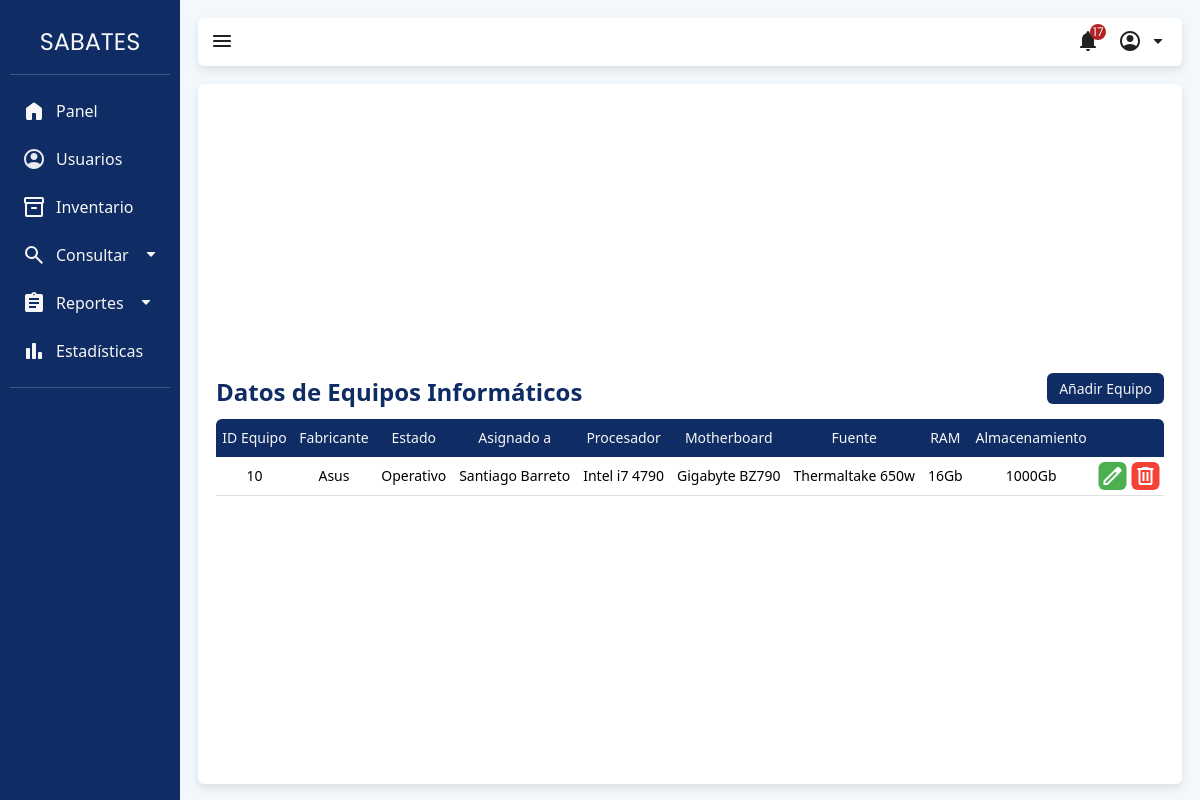
Page /index.php?view=pcTable (signed in) on the committed database.
### tables this page shows
CREATE TABLE `equipo_informatico` (
  `id_equipo_informatico` int(11) NOT NULL,
  `fabricante_equipo_informatico` varchar(25) NOT NULL,
  `id_estado_equipo` int(11) NOT NULL,
  `id_persona` int(11) DEFAULT NULL
);

CREATE TABLE `estado_equipo_informatico` (
  `id_estado_equipo_informatico` int(11) NOT NULL,
  `estado_equipo_informatico` varchar(25) NOT NULL
);

CREATE TABLE `persona` (
  `id_persona` int(11) NOT NULL,
  `nombre` varchar(30) NOT NULL,
  `apellido` varchar(30) NOT NULL,
  `cedula` int(8) NOT NULL,
  `correo` varchar(100) NOT NULL,
  `id_departamento` int(11) NOT NULL,
  `id_sexo` int(11) NOT NULL,
  `fecha_nac` date NOT NULL,
  `id_usuario` int(11) DEFAULT NULL
);

### app/models/DB.php (called while the page is built, shortened)
<?php
class DataBase {
    protected static $instance;
    public static function getInstance() {
        if (!isset(self::$instance)) {
            try {
                $dsn = DB_MANAGER . ":host=" . DB_HOST . ";dbname=" . DB_NAME;
                self::$instance = new PDO($dsn, DB_USER, DB_PASS);
                self::$instance->setAttribute(PDO::ATTR_ERRMODE, PDO::ERRMODE_EXCEPTION);
            } catch (PDOException $e) {
                throw new Exception('Error al conectarse al servidor de BD', 0);
            }
        }
        return self::$instance;
    }
}

### app/models/pcModel.php (called while the page is built, shortened)
<?php
include_once("app\models\DB.php");
class pcModel
{
    private $db;
    public function __construct()
    {
        $this->db = DataBase::getInstance();
    }
    public function readAll()
    {
        try {
            $sql = "SELECT ei.*,
                           p.fabricante_procesador, p.nombre_procesador, p.nucleos, p.frecuencia AS frecuencia_procesador,
                           m.modelo_motherboard, m.fabricante_motherboard,
                           f.fabricante_fuente_poder, f.wattage AS wattage,
                           SUM(r.capacidad_ram) AS capacidad_ram_total,
                           per.nombre, per.apellido,
                           est.estado_equipo_informatico AS estado_equipo_informatico,
                           SUM(a.capacidad_almacenamiento) AS almacenamiento_total
                    FROM equipo_informatico ei
                    JOIN procesador p ON ei.id_equipo_informatico = p.id_equipo_informatico_procesador
                    JOIN motherboard m ON ei.id_equipo_informatico = m.id_equipo_informatico_motherboard
                    JOIN fuente_poder f ON ei.id_equipo_informatico = f.id_equipo_informatico_fuente
                    JOIN ram r ON ei.id_equipo_informatico = r.id_equipo_informatico_ram
                    JOIN almacenamiento a ON ei.id_equipo_informatico = a.id_equipo_informatico_almacenamiento
                    JOIN persona per ON ei.id_persona = per.id_persona
                    JOIN estado_equipo_informatico est ON ei.id_estado_equipo = est.id_estado_equipo_informatico
                    GROUP BY ei.id_equipo_informatico";
            $stmt = $this->db->query($sql);
            return $stmt->fetchAll(PDO::FETCH_ASSOC);
        } catch (PDOException $e) {
            echo "Error: " . $e->getMessage();
            return [];
        }
    }
}

### app/views/content/pcTable-view.php (the view)
<?php
require_once('app/models/pcModel.php');
$pcModel = new pcModel();
$pcs = $pcModel->readAll();
?>
<div class="view-box">
    <div class="table-heading">
        <h3 class="h3">Datos de Equipos Informáticos</h3>
        <a href="index.php?view=pcForm">
            <button class="table-button">Añadir Equipo</button>
        </a>
    </div>
    <table class="table">
        <thead class="table-head">
            <tr>
                <th scope="col">ID Equipo</th>
                <th scope="col">Fabricante</th>
                <th scope="col">Estado</th>
                <th scope="col">Asignado a</th>
                <th scope="col">Procesador</th>
                <th scope="col">Motherboard</th>
                <th scope="col">Fuente</th>
                <th scope="col">RAM</th>
                <th scope="col">Almacenamiento</th>
                <th scope="col"><i></i></th>
            </tr>
        </thead>
        <tbody id="table-body" class="table-body">
            <?php foreach ($pcs as $key => $item) { ?>
                <tr class="table-row">
                    <td><?php echo $item["id_equipo_informatico"]; ?></td>
                    <td><?php echo $item["fabricante_equipo_informatico"]; ?></td>
                    <td><?php echo $item["estado_equipo_informatico"]; ?></td>
                    <td><?php echo $item["nombre"] . ' ' . $item["apellido"]; ?></td>
                    <td><?php echo $item["fabricante_procesador"] . ' ' . $item["nombre_procesador"]; ?></td>
                    <td><?php echo $item["fabricante_motherboard"] . ' ' . $item["modelo_motherboard"]; ?></td>
                    <td><?php echo $item["fabricante_fuente_poder"] . ' ' . $item["wattage"] . 'w'; ?></td>
                    <td><?php echo $item["capacidad_ram_total"] . 'Gb'; ?></td>
                    <td><?php echo $item["almacenamiento_total"] . 'Gb'; ?></td>
                    <td class="relative-container">
                        <div class="button-container">
                            <div>
                                <a href="index.php?view=pcFormEdit&action=pc_edit&id=<?php echo $item['id_equipo_informatico']; ?>">
                                    <button class="crud-button edit-button">
                                        <img src="app/views/img/edit.svg" alt="Edit">
                                    </button>
                                </a>
                            </div>
                            <div>
                                <a href="index.php?view=pc&action=pc_delete&id=<?php echo $item['id_equipo_informatico']; ?>">
                                    <button class="crud-button delete-button">
                                        <img src="app/views/img/delete.svg" alt="Delete">
                                    </button>
                                </a>
                            </div>
                        </div>
                    </td>
                </tr>
            <?php } ?>
        </tbody>
    </table>
</div>

### app/views/css/style.css (style rules this page uses)
:root { --color-primario: #0f2c64; --color-primario-transparente: rgba(var(--color-primario), 0.5); --color-primario-hover: #233d78; --color-background: #f3f8fd; --color-white-hover: #e0e0e0; --color-secundario: #088395; --color-acento: #37b7c3; --color-claro: #f6f6f6; --color-gris: #808080; --color-texto: #212121; --transition-standart: all 0.2s ease; --spacing-medium: 1.125rem; --spacing-small: 0.375rem; --border-radius: 0.375rem; }
body { font-family: 'Segoe UI', Tahoma, Geneva, Verdana, sans-serif; }
.view-box { display: flex; justify-content: center; align-items: center; flex-direction: column; width: 100%; height: calc(100% - 46px - var(--spacing-medium)); background-color: #ffffff; border-radius: var(--border-radius); box-shadow: 0px 4px 10px rgba(0, 0, 0, 0.1); padding: var(--spacing-medium); }
.h3 { color: var(--color-primario); font-weight: 700; font-family: 'Segoe UI', Tahoma, Geneva, Verdana, sans-serif; font-size: 1.5rem; }

### app/views/css/navbar.css (style rules this page uses)
:root { --tran-02: all 0.2s ease; }

### app/views/css/table.css (style rules this page uses)
.table-heading { display: flex; justify-content: space-between; align-items: flex-end; width: 100%; margin-bottom: 15px; min-height: 32px; }
.table { width: 100%; font-size: 14px; text-align: center; font-family: "Segoe UI", Tahoma, Geneva, Verdana, sans-serif; text-wrap: nowrap; }
.table-head { background-color: var(--color-primario); color: var(--color-claro); }
.table-head th:first-child { border-top-left-radius: var(--border-radius); }
.table-head th:last-child { border-top-right-radius: var(--border-radius); min-width: 70px; }
.table th { padding: 12px 6px; }
.table-body td { padding: 12px 6px; }
.table-row { border-bottom: solid 1px var(--color-white-hover); }
.table td:last-child { padding: 0; }
.table-button { font-family: "Segoe UI", Tahoma, Geneva, Verdana, sans-serif; background-color: var(--color-primario); color: var(--color-claro); border-radius: var(--border-radius); cursor: pointer; font-size: 14px; border: 0; padding: 6px 12px; }
.relative-container { position: relative; top: 0; left: 0; }
.button-container { display: flex; justify-content: center; gap: 5px; position: absolute; top: 50%; left: 50%; transform: translate(-50%, -50%); }
.crud-button { cursor: pointer; border: 0; border-radius: var(--border-radius); padding: 2px; display: flex; align-items: center; justify-content: center; }
.edit-button { background-color: #4caf50; }
.delete-button { background-color: #f44336; }

### app/views/css/switch.css (style rules this page uses)
:root { --switch-parameter: 21px; }

### app/views/css/multi-step-form.css (style rules this page uses)
:root { --form-size: 450px; --bullet-size: 32px; }

### rows in the picture
equipo_informatico: id_equipo_informatico "10", fabricante_equipo_informatico "Asus", id_estado_equipo.estado_equipo_informatico "Operativo", id_persona.nombre "Santiago", id_persona.apellido "Barreto", fabricante_procesador "Intel", nombre_procesador "i7 4790", fabricante_motherboard "Gigabyte", modelo_motherboard "BZ790", fabricante_fuente_poder "Thermaltake", wattage "650", capacidad_ram_total "16", almacenamiento_total "1000"
